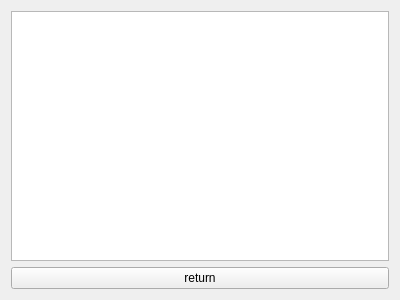
<?xml version="1.0" encoding="UTF-8"?>
<ui version="4.0">
 <class>Warning</class>
 <widget class="QWidget" name="Warning">
  <property name="geometry">
   <rect>
    <x>0</x>
    <y>0</y>
    <width>400</width>
    <height>300</height>
   </rect>
  </property>
  <property name="windowTitle">
   <string>Form</string>
  </property>
  <layout class="QVBoxLayout" name="verticalLayout">
   <item>
    <widget class="QListWidget" name="listWidget"/>
   </item>
   <item>
    <widget class="QPushButton" name="back">
     <property name="text">
      <string>return</string>
     </property>
    </widget>
   </item>
  </layout>
 </widget>
 <resources/>
 <connections/>
</ui>
